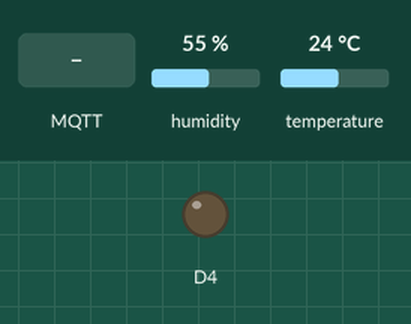
Recording of a sketch running on a simulated ESP8266 (NodeMCU). Shown: output pins drawn as LEDs (lit = HIGH). Inputs (shaded band) come from the test bench; at power-on: humidity 55 %, temperature 24 °C. WiFi joins after 1.5 s; servers stay silent unless stated; random numbers use the default seed unless the sketch sets one; no MQTT or app messages arrive unless stated; what the sketch prints to the serial monitor is not drawn.

Above: at 2.7 s.
2.8 s: MQTT message "0" arrives on the first subscribed topic
At 3.9 s:
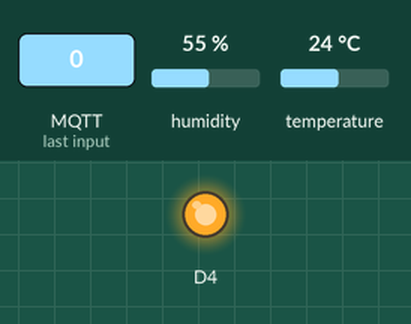
5.0 s: MQTT message "1" arrives on the first subscribed topic
At 6.4 s:
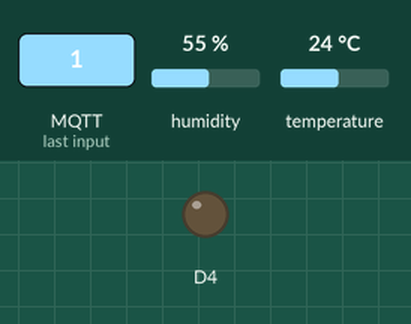
11.1 s: MQTT message "2" arrives on the first subscribed topic
At 12.7 s:
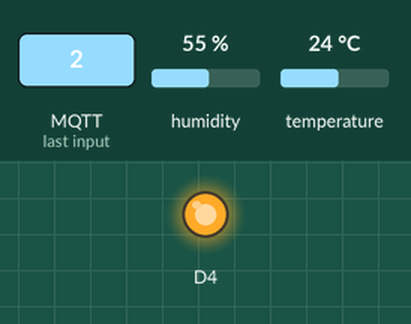
Timing chart, 0 to 14.2 s (numbered marks = the images above; inputs shaded):
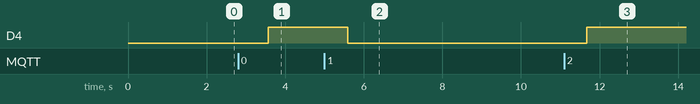

The sketch:

DHT11_MQTT_Working_Code.ino
```cpp
/*
 Basic ESP8266 MQTT example

 This sketch demonstrates the capabilities of the pubsub library in combination
 with the ESP8266 board/library.

 It connects to an MQTT server then:
  - publishes "hello world" to the topic "outTopic" every two seconds
  - subscribes to the topic "inTopic", printing out any messages
    it receives. NB - it assumes the received payloads are strings not binary
  - If the first character of the topic "inTopic" is an 1, switch ON the ESP Led,
    else switch it off

 It will reconnect to the server if the connection is lost using a blocking
 reconnect function. See the 'mqtt_reconnect_nonblocking' example for how to
 achieve the same result without blocking the main loop.

 To install the ESP8266 board, (using Arduino 1.6.4+):
  - Add the following 3rd party board manager under "File -> Preferences -> Additional Boards Manager URLs":
       http://arduino.esp8266.com/stable/package_esp8266com_index.json
  - Open the "Tools -> Board -> Board Manager" and click install for the ESP8266"
  - Select your ESP8266 in "Tools -> Board"

*/

#include <ESP8266WiFi.h>
#include <PubSubClient.h>
#include "DHT.h"

#define DHTPIN D2     // Digital pin connected to the DHT sensor
#define DHTTYPE DHT11   // DHT 11
#define MAX 50
// Update these with values suitable for your network.

char bufForH[MAX];
char bufForT[MAX];
char bufForHI[MAX];

const char* ssid = "HawaHawai";
const char* password = "Nokia5500!";
//const char* mqtt_server = "192.168.0.100";            // RPi Broker IP
const char* mqtt_server = "broker.mqtt-dashboard.com";  // Online Broker IP

WiFiClient espClient;
PubSubClient client(espClient);
DHT dht(DHTPIN, DHTTYPE);

long lastMsg = 0;
char msg[100];
int value = 0;

void setup_wifi() {

  delay(10);
  // We start by connecting to a WiFi network
  Serial.print("\nConnecting to ");   Serial.println(ssid);
  WiFi.begin(ssid, password);

  while (WiFi.status() != WL_CONNECTED) {
    delay(500);
    Serial.print(".");
  }

  randomSeed(micros());

  Serial.println("\nWiFi connected. IP address: ");
  Serial.println(WiFi.localIP());
}

void callback(char* topic, byte* payload, unsigned int length) {
  Serial.print("Message arrived [");
  Serial.print(topic);
  Serial.print("] ");
  for (int i = 0; i < length; i++) {
    Serial.print((char)payload[i]);
  }

  // Switch on the LED if an 1 was received as first character
  if ((char)payload[0] == '1') {
    digitalWrite(BUILTIN_LED, LOW);   // Turn the LED on (Note that LOW is the voltage level
    // but actually the LED is on; this is because
    // it is active low on the ESP-01)
  } else {
    digitalWrite(BUILTIN_LED, HIGH);  // Turn the LED off by making the voltage HIGH
  }

}

void reconnect() {
  // Loop until we're reconnected
  while (!client.connected()) {
    Serial.print("Attempting MQTT connection...");
    // Create a random client ID
    String clientId = "ESP8266Client-";
    clientId += String(random(0xffff), HEX);
    // Attempt to connect
    if (client.connect(clientId.c_str())) {
      Serial.println("connected");
      // Once connected, publish an announcement...
      client.publish("farmSensor1", "hello humidity");
      client.publish("farmSensor2", "hello temperature");
      client.publish("farmSensor3", "hello heat index");
      // ... and resubscribe
      client.subscribe("inTopic");
    } else {
      Serial.print("Failed to connect, rc=");
      Serial.print(client.state());
      Serial.println("Trying again in 5 seconds");
      // Wait 5 seconds before retrying
      delay(5000);
    }
  }
}

void setup() {
  pinMode(BUILTIN_LED, OUTPUT);     // Initialize the BUILTIN_LED pin as an output
  Serial.begin(115200);
  setup_wifi();
  client.setServer(mqtt_server, 1883);
  client.setCallback(callback);
  dht.begin();
}

void loop() {
  delay(2000);
  if (!client.connected()) {
    reconnect();
  }
  client.loop();

   float h = dht.readHumidity();
  // Read temperature as Celsius (the default)
  float t = dht.readTemperature();
  // Read temperature as Fahrenheit (isFahrenheit = true)
  float f = dht.readTemperature(true);

  // Check if any reads failed and exit early (to try again).
  if (isnan(h) || isnan(t) || isnan(f)) {
    Serial.println(F("Failed to read from DHT sensor!"));
    return;
  }


  // Compute heat index in Fahrenheit (the default)
  float hif = dht.computeHeatIndex(f, h);
  // Compute heat index in Celsius (isFahreheit = false)
  float hic = dht.computeHeatIndex(t, h, false);

  Serial.print(F("Humidity: "));
  Serial.print(h);
  Serial.print(F("%  Temperature: "));
  Serial.print(t);
  Serial.print(F("°C "));
  Serial.print(f);
  Serial.print(F("°F  Heat index: "));
  Serial.print(hic);
  Serial.print(F("°C "));
  Serial.print(hif);
  Serial.println(F("°F"));

/* char bufForH[MAX];
 char bufForT[MAX]; */

    gcvt(h, 3, bufForH);
    gcvt(t, 3, bufForT);
    gcvt(hic, 3, bufForHI);

  /*long now = millis();
  if (now - lastMsg > 2000) {
    lastMsg = now;
    ++value;*/
    snprintf (bufForH, 150, "Humidity %f", h);
    snprintf (bufForT, 150, "Temperature %f", t);
    snprintf (bufForHI, 150, "Heat Index %f", hic);

    /*Serial.print("Publish message for humidity: ");
    Serial.println(bufForH);
    Serial.print("Publish message for temperature: ");
    Serial.println(bufForT);*/

    client.publish("farmSensor1", bufForH);
    client.publish("farmSensor2", bufForT);
    client.publish("farmSensor3", bufForHI);

}
```

Measured:
- after the input at 2.8 s, D4: LOW → HIGH after 0.77 s
- after the input at 5.0 s, D4: HIGH → LOW after 0.59 s
- after the input at 11.1 s, D4: LOW → HIGH after 0.57 s
